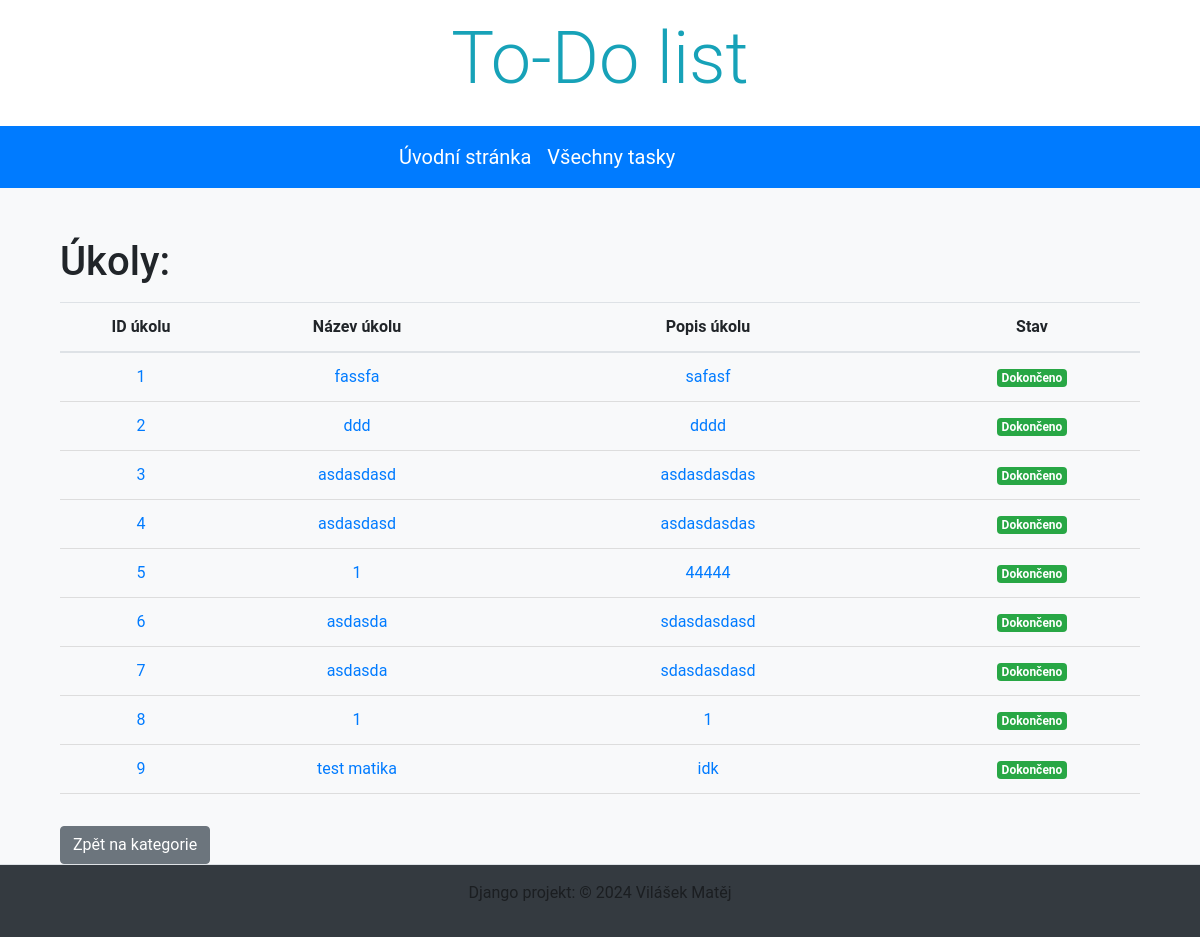
The page /todolist/my_tasks/ on the database as committed earlier.
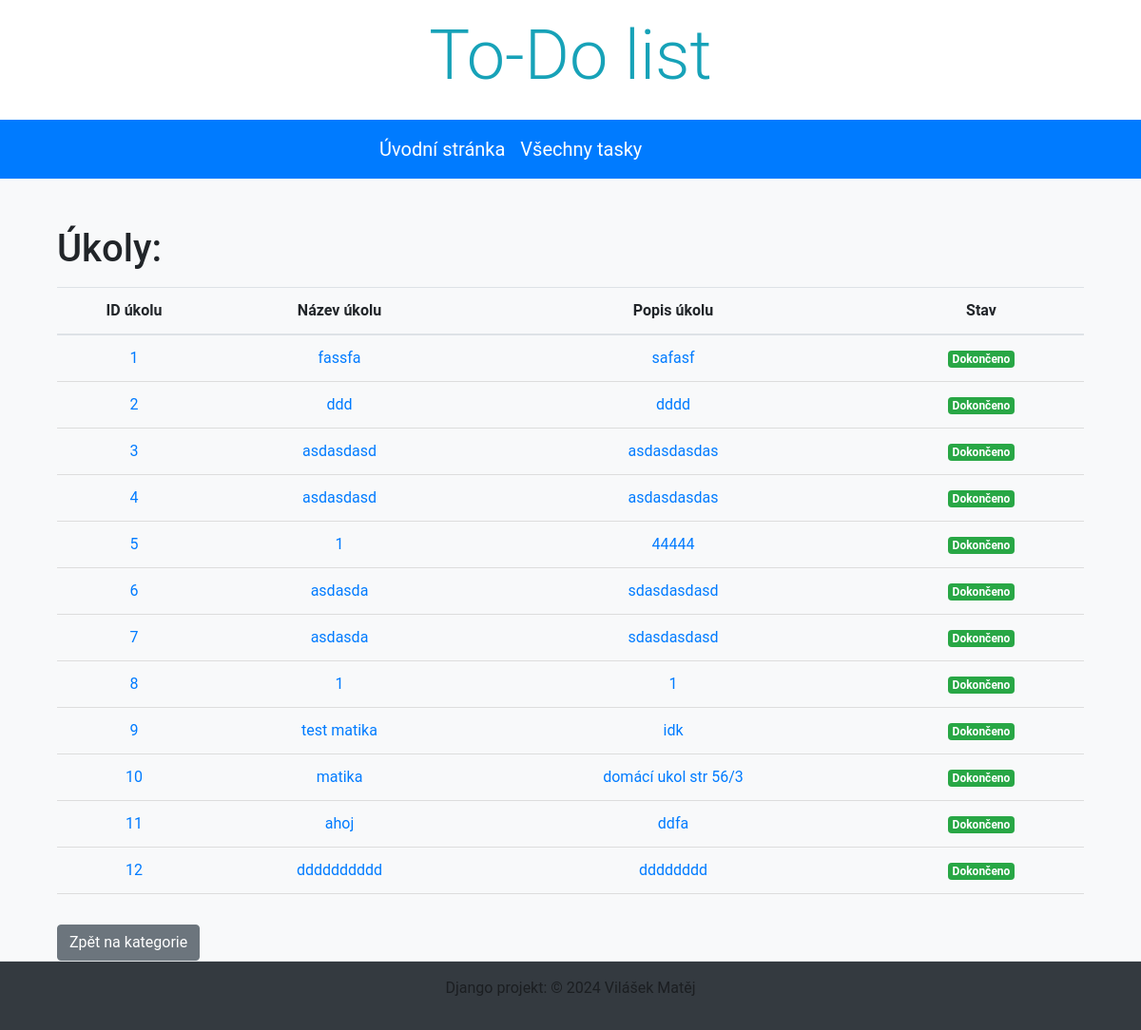
The same page on the database as committed later.
### todo_list/models.py (models this page shows, shortened)
class Task(models.Model):
    title = models.CharField(max_length=200)
    description = models.TextField(blank=True, null=True)
    completed = models.BooleanField(default=False)

### todo_list/views.py (the view)
# urls.py: path('my_tasks/', UserTaskListView.as_view(), name='user_tasks'),
class UserTaskListView(TemplateView):
    template_name = 'task_list.html'
    def get_context_data(self, **kwargs):
        context = super().get_context_data(**kwargs)
        context['tasks'] = Task.objects.all()
        return context

### todo_list/templates/task_list.html (shortened to what this page needs)
{% extends 'base.html' %}
{% load static %}
{% block content %}
    <div class="container">
        <h1 class="mt-5">Úkoly: {{ category.name }}</h1>
        <div class="table-wrapper">
            <table class="table table-hover">
                <thead>
                    <tr>
                        <th style="width: 15%">ID úkolu</th>
                        <th style="width: 25%">Název úkolu</th>
                        <th style="width: 25%" class="w-auto">Popis úkolu</th>
                        <th style="width: 20%">Stav</th>
                    </tr>
                </thead>
                <tbody>
                    {% for task in tasks %}
                        <tr>
                            <td><a href="{% url 'task_detail' task.id %}">{{ task.id }}</a></td>
                            <td><a href="{% url 'task_detail' task.id %}">{{ task.title }}</a></td>
                            <td><a href="{% url 'task_detail' task.id %}">{{ task.description }}</a></td>
                            <td class="text-center">
                                {% if task.completed %}
                                    <span class="badge badge-success">Dokončeno</span>
                                {% else %}
                                    <form class="form-inline d-inline" method="post" action="{% url 'complete_task' task.id %}">
                                        {% csrf_token %}
                                        <button type="submit" class="btn btn-primary">Označit za splněné</button>
                                    </form>
                                {% endif %}
                            </td>
                        </tr>
                    {% endfor %}
                </tbody>
            </table>
        </div>
        <a href="{% url 'index' %}" class="btn btn-secondary mt-3">Zpět na kategorie</a>
    </div>
{% endblock %}

### todo_list/templates/base.html (shortened to what this page needs)
<!DOCTYPE html>
<html lang="cs">
<head>
    {% load static %}
    <link rel="stylesheet" href="{% static 'bootstrap/bootstrap.min.css' %}">
    <link rel="stylesheet" href="{% static 'css/styles.css' %}">
</head>
<body>
    {% include 'page/header.html' %}
    {% include 'page/navbar.html' %}
    <main class="container">
    {% block content %}{% endblock %}
    </main>
    {% include 'page/footer.html' %}
</body>
</html>

### todo_list/templates/page/header.html
<header class="bg-white p-3 text-center">
    <h1 class="display-3 text-info">To-Do list</h1>
</header>

### todo_list/templates/page/navbar.html (shortened to what this page needs)
{% load static %}
<nav class="navbar navbar-expand-sm navbar-light bg-light">
    <div class="collapse navbar-collapse" id="collapsibleNavId">
        <ul class="navbar-nav mr-auto mt-2 mt-lg-0">
            <li class="nav-item active">
                <a  style="margin-left: 375px" class="nav-link" href="/">Úvodní stránka <span class="sr-only">(current)</span></a>
            </li>
            <li class="nav-item">
                <a class="nav-link" href="/todolist/my_tasks/">Všechny tasky</a>
            </li>
        </ul>
    </div>
</nav>

### todo_list/templates/page/footer.html
<footer class="container-fluid p-3 border-top">
    <p style = "color: #1b1e21" class="text-center">Django projekt: &copy; 2024 Vilášek Matěj</p>
</footer>

### todo_list/static/css/styles.css (style rules this page uses)
body { font-family: 'Roboto', Arial, sans-serif; background-color: #f8f9fa; }
.container { margin-top: 50px; }
.navbar { background-color: #007bff !important; font-size: 1.25rem; }
.navbar-brand, .navbar-nav .nav-link { color: #ffffff !important; }
footer { background-color: #343a40; color: #ffffff; padding: 20px 0; text-align: center; }
.btn-secondary { background-color: #6c757d; border-color: #6c757d; }
.table-wrapper { overflow-x: auto; }
table { width: 100%; border-collapse: collapse; table-layout: fixed; }
th, td { padding: 12px; text-align: center; border-bottom: 1px solid #ddd; word-wrap: break-word; }
th:first-child, td:first-child { width: 10%; }
th:nth-child(2), td:nth-child(2) { width: 10%; }
th:nth-child(3), td:nth-child(3) { width: auto; }
th:last-child, td:last-child { width: 10%; }
.badge-success { background-color: #28a745; }

Rows that differ between the two databases and show on the page:
added Task: id "10", title "matika", description "domácí ukol str 56/3", completed "Dokončeno"
added Task: id "11", title "ahoj", description "ddfa", completed "Dokončeno"
added Task: id "12", title "dddddddddd", description "dddddddd", completed "Dokončeno"
